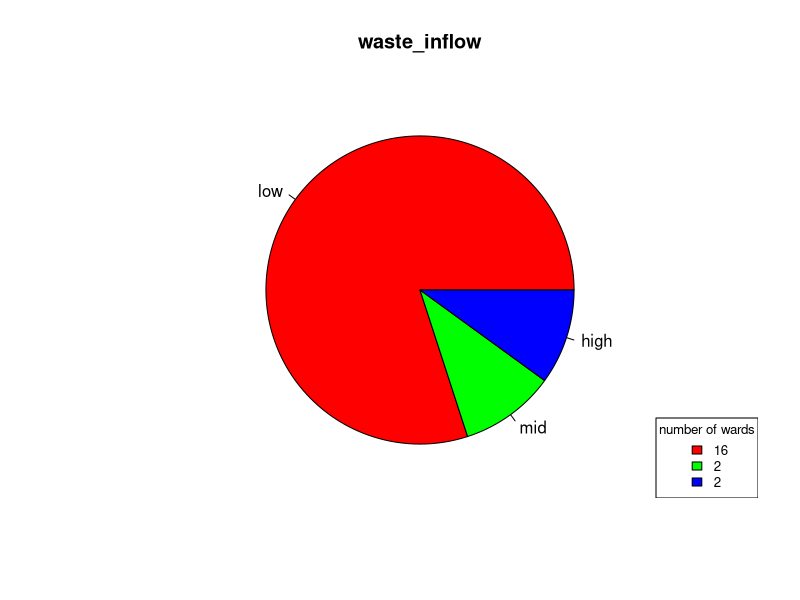

Write R code to recreate this figure.
#average amount of waste per day
wa <- c(7.29) #Airport bridge
wb <-c(52.36) #ambalamukk
wc <-c(40.49) #chakai
wd <-c(46.80) #jagathy
we <-c(212.97) #kalladimugham
wf <- c(9.01) #kallipankulam
wg <- c(249.86) #karamana
wh <-c(11.39) #kunjalamoodu
wi <- c(17.71) #manacadu
wj <- c(40.96) #medical college
wk <-c(5.39) # peroorkada market
wl <- c(16.25) #poojapura
wm <- c(13.97) #prasanth nagar
wn <- c(13.13) #sulaiman street1
wo <- c(31.36) #sulaiman street2
wp <- c(32) #sulaiman street3
wq <- c(30.18) #sulaiman street4
wr <- c(25.54) #sulaiman street5
ws <- c(87.87) #Ulloor
wt <- c(3.69) #vattiyoorkavu

#consolidating to a single vector

w <- c(wa,wb,wc,wd,we,wf,wg,wh,wi,wj,wk,wl,wm,wn,wo,wp,wq,wr,ws,wt)

#finding number of places with low,mid and high waste inflow

low=0
mid=0
high=0
num <- seq(from=1,to=20,by=1)
for(i in num)
{
  if(w[i]<50)
  {
    low=low+1
  }
else if(w[i]>50 && w[i]<150)
{
  mid=mid+1
}
else if(w[i]>150)
{
  high=high+1
}
}
result <- c(low,mid,high)
lbls <-c("low","mid","high")
lbl <-c(low,mid,high)
pie(result,labels=lbls,col=rainbow(length(lbls)),main="waste_inflow")
legend("bottomright",legend=lbl,cex = 0.8,fill=rainbow(length(lbls)),title ="number of wards")
